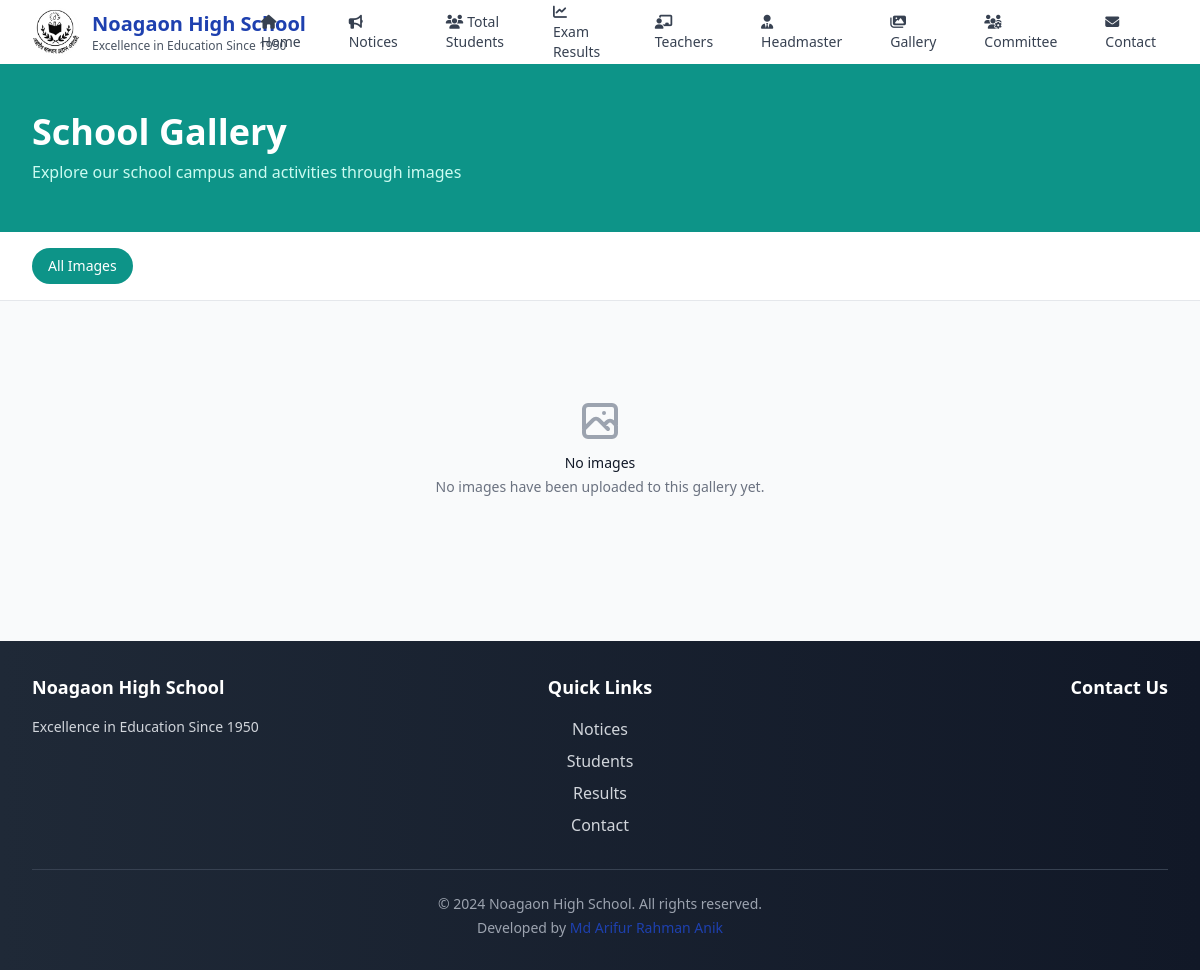
The app's page /gallery/, older data.
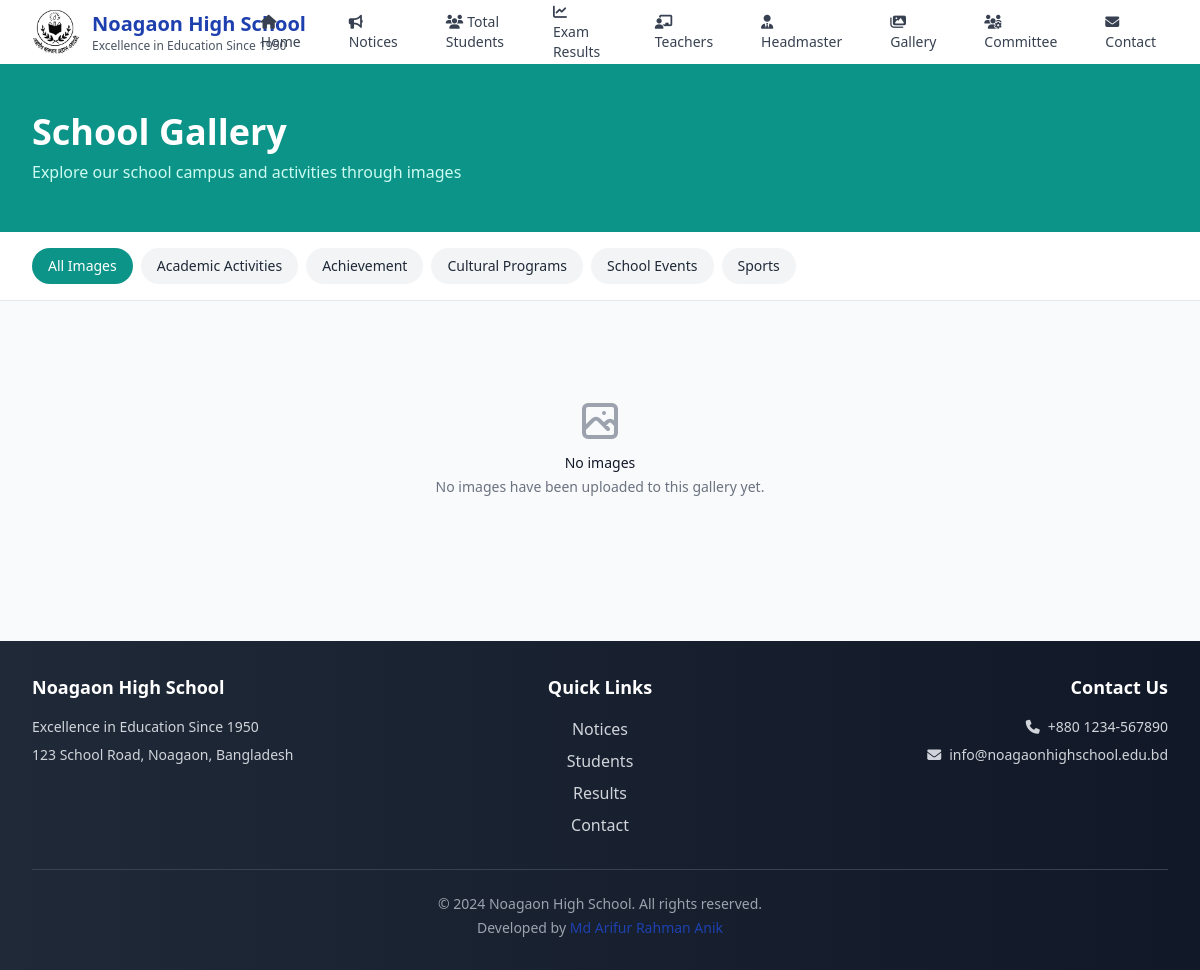
The same page, newer data.
### main/models.py (models this page shows, shortened)
class SchoolInfo(models.Model):
    name = models.CharField(max_length=200, default="Noagaon High School")
    tagline = models.CharField(max_length=300, default="Excellence in Education Since 1950")
    logo = models.ImageField(upload_to='logo/', blank=True, null=True, help_text="School logo")
    address = models.TextField(blank=True)
    phone = models.CharField(max_length=50, blank=True)
    email = models.EmailField(blank=True)
    website = models.URLField(blank=True)
    established_year = models.PositiveIntegerField(default=1950)
    about = models.TextField(blank=True, help_text="About the school")
    is_active = models.BooleanField(default=True, help_text="Use this school info")
    class Meta:
        verbose_name = "School Information"
        verbose_name_plural = "School Information"
        ordering = ['-is_active']

class GalleryCategory(models.Model):
    name = models.CharField(max_length=100)
    description = models.TextField(blank=True)
    order = models.PositiveIntegerField(default=0, help_text="Order of display")
    is_active = models.BooleanField(default=True)
    class Meta:
        verbose_name_plural = "Gallery Categories"
        ordering = ['order', 'name']

### main/views.py (the view)
# urls.py: path('gallery/', views.gallery, name='gallery'),
def gallery(request):
    category_id = request.GET.get('category')
    categories = GalleryCategory.objects.filter(is_active=True)
    if category_id:
        images_list = GalleryImage.objects.filter(category_id=category_id)
        selected_category = get_object_or_404(GalleryCategory, id=category_id, is_active=True)
    else:
        images_list = GalleryImage.objects.all()
        selected_category = None
    paginator = Paginator(images_list, 12)  # Show 12 images per page
    page_number = request.GET.get('page')
    page_obj = paginator.get_page(page_number)
    context = {
        'page_obj': page_obj,
        'categories': categories,
        'selected_category': selected_category,
    }
    return render(request, 'main/gallery.html', context)

### main/context_processors.py (called while the page is built)
def get_default_logo():
    logo_path = os.path.join(settings.MEDIA_ROOT, 'logo', 'Noagaon_logo.jpg')
    if os.path.exists(logo_path):
        return f"{settings.MEDIA_URL}logo/Noagaon_logo.jpg"
    return None

### templates/main/gallery.html (shortened to what the changed rows need)
{% extends 'base.html' %}
{% block content %}
<div class="bg-teal-600 text-white">
    <div class="max-w-7xl mx-auto py-12 px-4 sm:px-6 lg:px-8">
        <h1 class="text-3xl md:text-4xl font-bold">School Gallery</h1>
    </div>
</div>
<div class="bg-white shadow-sm border-b">
    <div class="max-w-7xl mx-auto px-4 sm:px-6 lg:px-8">
        <div class="flex items-center overflow-x-auto py-4 whitespace-nowrap">
            <a href="{% url 'main:gallery' %}"
               class="px-4 py-2 rounded-full text-sm font-medium mr-2 {% if not selected_category %}bg-teal-600 text-white{% else %}bg-gray-100 text-gray-800 hover:bg-gray-200{% endif %} transition-colors">
                All Images
            </a>
            {% for category in categories %}
                <a href="{% url 'main:gallery' %}?category={{ category.id }}"
                   class="px-4 py-2 rounded-full text-sm font-medium mr-2 {% if selected_category.id == category.id %}bg-teal-600 text-white{% else %}bg-gray-100 text-gray-800 hover:bg-gray-200{% endif %} transition-colors">
                    {{ category.name }}
                </a>
            {% endfor %}
        </div>
    </div>
</div>
{% endblock %}

### templates/base.html (shortened to what the changed rows need)
<!DOCTYPE html>
<html lang="en">
<head>
    <script src="https://cdn.tailwindcss.com"></script>
    <link rel="stylesheet" href="https://cdnjs.cloudflare.com/ajax/libs/font-awesome/6.4.0/css/all.min.css">
</head>
<body class="bg-gray-50 min-h-screen">
    <nav class="bg-white shadow-lg">
        <div class="max-w-full mx-auto px-4 sm:px-6 lg:px-8">
            <div class="flex justify-between h-16">
                <div class="flex items-center">
                    <a href="{% url 'main:home' %}" class="flex items-center">
                        <div class="flex-shrink-0 flex items-center justify-between">
                            <div>
                                <h1 class="text-xl font-bold text-primary">{{ school_name }}</h1>
                                <p class="text-xs text-gray-600 hidden sm:block">{{ school_tagline }}</p>
                            </div>
                        </div>
                    </a>
                </div>
            </div>
        </div>
    </nav>
    <main class="flex-1">
        {% block content %}
        {% endblock %}
    </main>
    <footer class="bg-gradient-to-r from-gray-800 to-gray-900 text-white mt-12">
        <div class="max-w-7xl mx-auto px-4 sm:px-6 lg:px-8 py-8">
            <div class="grid grid-cols-1 md:grid-cols-3 gap-8">
                <div class="text-center md:text-left">
                    <h3 class="text-lg font-semibold mb-4">{{ school_name }}</h3>
                    <p class="text-gray-300 text-sm">{{ school_tagline }}</p>
                    {% if school_address %}
                        <p class="text-gray-300 text-sm mt-2">{{ school_address }}</p>
                    {% endif %}
                </div>
                <div class="text-center md:text-right">
                    <h3 class="text-lg font-semibold mb-4">Contact Us</h3>
                    {% if school_phone %}
                        <p class="text-gray-300 text-sm"><i class="fas fa-phone mr-2"></i>{{ school_phone }}</p>
                    {% endif %}
                    {% if school_email %}
                        <p class="text-gray-300 text-sm mt-2"><i class="fas fa-envelope mr-2"></i>{{ school_email }}</p>
                    {% endif %}
                </div>
            </div>
            <div class="border-t border-gray-700 mt-8 pt-6 text-center">
                <p class="text-gray-400 text-sm">© 2024 {{ school_name }}. All rights reserved.</p>
                <p class="text-gray-400 text-sm mt-1">Developed by <span class="text-primary font-medium">Md Arifur Rahman Anik</span></p>
            </div>
        </div>
    </footer>
</body>
</html>

Row changes from the older to the newer data that the page shows:
added SchoolInfo: name "Noagaon High School", tagline "Excellence in Education Since 1950", address "123 School Road, Noagaon, Bangladesh", phone "+880 1234-567890", email "info@noagaonhighschool.edu.bd"
added GalleryCategory: name "Academic Activities"
added GalleryCategory: name "Achievement"
added GalleryCategory: name "Cultural Programs"
added GalleryCategory: name "School Events"
added GalleryCategory: name "Sports"
Text that changed along with them:
{{ school_name }}: "Noagaon High School" → (not shown)
{{ school_tagline }}: "Excellence in Education Since 1950" → (not shown)
